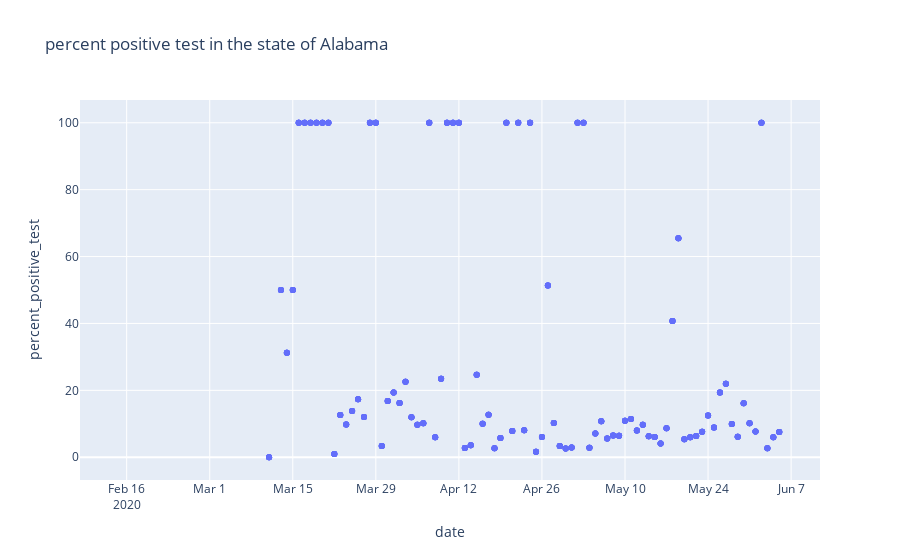

The notebook cell saved with this chart:
### Code cell
fig = px.scatter(alabama_only,
              x= 'date', 
              y="percent_positive_test",
              #color="mobility",
              title='percent positive test in the state of Alabama'
                )

fig.show()

### Figure 1 — Plotly figure (JSON) as saved in the notebook; plotly's stock layout.template omitted (floating-point values rounded to 4 significant figures; data arrays with more than 128 entries replaced by an {"elided": "..."} marker saying what was removed)
{"data": [{"hovertemplate": "date=%{x}<br>percent_positive_test=%{y}<extra></extra>", "legendgroup": "", "marker": {"color": "#636efa", "symbol": "circle"}, "mode": "markers", "name": "", "orientation": "v", "showlegend": false, "type": "scatter", "x": {"elided": "672 str values"}, "xaxis": "x", "y": {"elided": "672 float values"}, "yaxis": "y"}], "layout": {"legend": {"tracegroupgap": 0}, "title": {"text": "percent positive test in the state of Alabama"}, "xaxis": {"anchor": "y", "domain": [0, 1], "title": {"text": "date"}}, "yaxis": {"anchor": "x", "domain": [0, 1], "title": {"text": "percent_positive_test"}}}}
